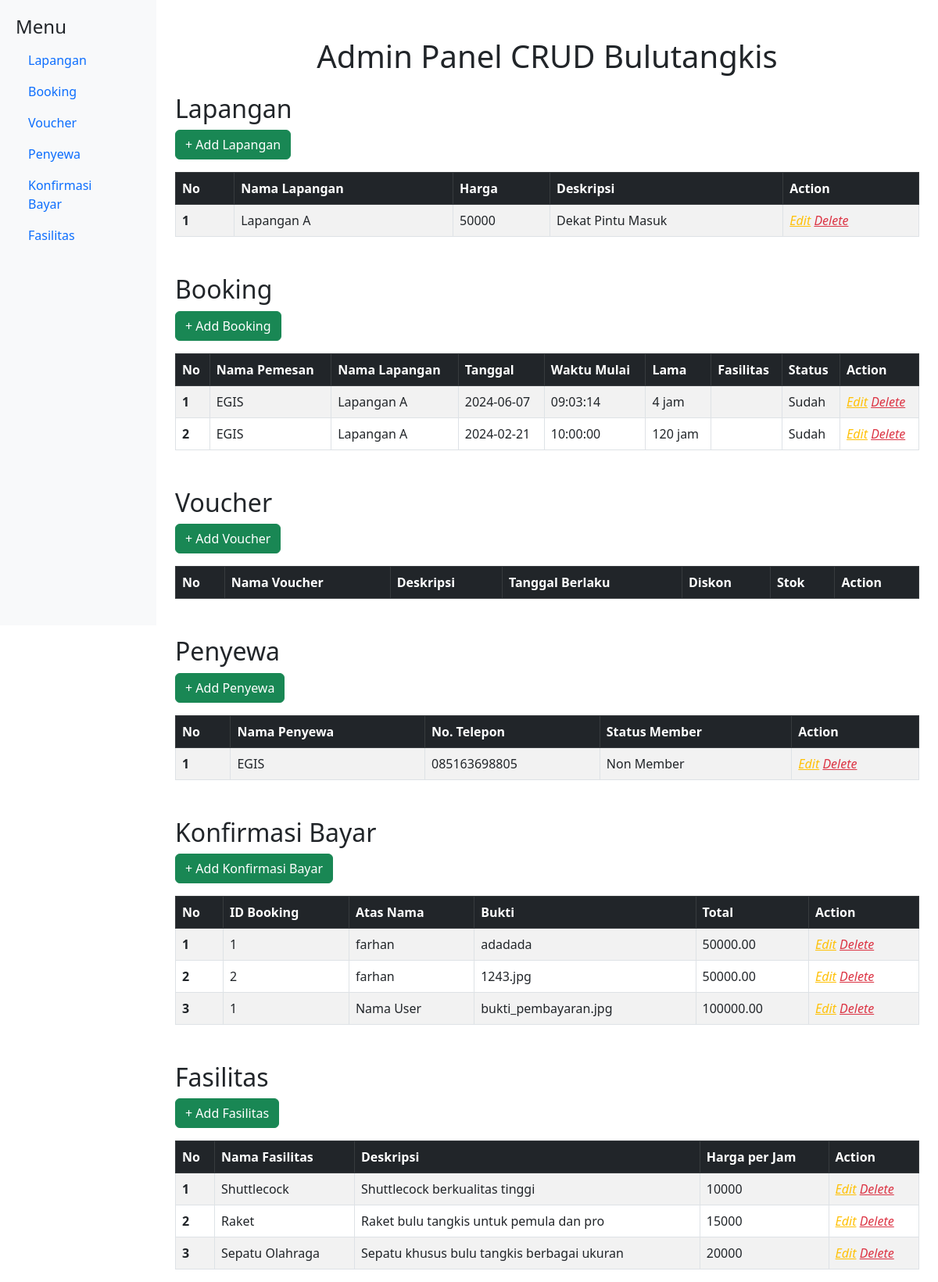
/evolve/Admin/admin.php, run on the app's committed database.
### tables this page shows
CREATE TABLE `lapangan` (
  `id_lapangan` int(11) NOT NULL,
  `nama_lapangan` varchar(255) NOT NULL,
  `harga_lapangan` int(11) DEFAULT NULL,
  `deskripsi_lapangan` varchar(255) NOT NULL
);

CREATE TABLE `booking` (
  `id_booking` int(11) NOT NULL,
  `tanggal_booking` date DEFAULT NULL,
  `jam_booking` time DEFAULT NULL,
  `id_penyewa` int(11) DEFAULT NULL,
  `id_lapangan` int(11) DEFAULT NULL,
  `id_voucher` int(11) DEFAULT NULL,
  `id_fasilitas` int(10) DEFAULT NULL,
  `tanggal_main` date DEFAULT NULL,
  `jam_mulai` time DEFAULT NULL,
  `lama` int(11) DEFAULT NULL,
  `status_pembayaran` varchar(255) DEFAULT 'Belum'
);

CREATE TABLE `penyewa` (
  `id_penyewa` int(10) NOT NULL,
  `nama_penyewa` varchar(255) NOT NULL,
  `no_telepon_penyewa` varchar(255) NOT NULL,
  `status_member` enum('Member','Non Member') NOT NULL
);

CREATE TABLE `konfirmasi_bayar` (
  `id_konfirmasi` int(11) NOT NULL,
  `id_booking` int(11) DEFAULT NULL,
  `atas_nama` varchar(100) DEFAULT NULL,
  `bukti` text DEFAULT NULL,
  `total` decimal(10,2) DEFAULT NULL
);

CREATE TABLE `extra_fasilitas` (
  `id_fasilitas` int(11) NOT NULL,
  `nama_fasilitas` varchar(255) NOT NULL,
  `deskripsi_fasilitas` varchar(255) NOT NULL,
  `harga_per_jam` int(11) DEFAULT NULL
);

### evolve/Admin/admin.php (the view, shortened to what the rows shown need)
<?php
include('../function.php');
$listLapangan = readLapangan($conn);
$listBooking = readBooking($conn);
$listPenyewa = readPenyewa($conn);
$listKonfirmasi = readKonfirmasi($conn);
$listExtraFasilitas = readExtraFasilitas($conn);
?>
<!DOCTYPE html>
<html lang="en">
<head>
    <link href="https://cdn.jsdelivr.net/npm/bootstrap@5.3.0-alpha1/dist/css/bootstrap.min.css" rel="stylesheet">
</head>
<body>
    <div class="container-fluid">
        <div class="row">
            <div class="col-10">
                <div class="container mt-5">
                    <h1 class="text-center mb-4">Admin Panel CRUD Bulutangkis</h1>
                    <section id="lapangan">
                        <h2>Lapangan</h2>
                        <table class="table table-bordered table-striped table-hover">
                            <thead class="table-dark">
                                <tr>
                                    <th scope="col">No</th>
                                    <th scope="col">Nama Lapangan</th>
                                    <th scope="col">Harga</th>
                                    <th scope="col">Deskripsi</th>
                                    <th scope="col">Action</th>
                                </tr>
                            </thead>
                            <tbody>
                                <?php
                                $nomor_baris = 1;
                                foreach($listLapangan as $lapangan){
                                ?>
                                <tr>
                                    <th scope="row"><?= $nomor_baris ?></th>
                                    <td><?= $lapangan['nama_lapangan'] ?></td>
                                    <td><?= $lapangan['harga_lapangan'] ?></td>
                                    <td><?= $lapangan['deskripsi_lapangan'] ?></td>
                                    <td>
                                        <a href="updateLapangan.php?id_lapangan=<?= $lapangan['id_lapangan'] ?>"
                                            class="link-warning"><i class="bi bi-pencil-square">Edit</i></a>
                                        <a href="deleteLapangan.php?id=<?= $lapangan['id_lapangan'] ?>"
                                            onclick="return confirm('Yakin Hapus?')" class="link-danger"><i
                                                class="bi bi-trash3">Delete</i></a>
                                    </td>
                                </tr>
                                <?php
                                $nomor_baris++;
                                }
                                ?>
                            </tbody>
                        </table>
                    </section>
                    <section id="booking" class="mt-5">
                        <h2>Booking</h2>
                        <table class="table table-bordered table-striped table-hover">
                            <thead class="table-dark">
                                <tr>
                                    <th scope="col">No</th>
                                    <th scope="col">Nama Pemesan</th>
                                    <th scope="col">Nama Lapangan</th>
                                    <th scope="col">Tanggal</th>
                                    <th scope="col">Waktu Mulai</th>
                                    <th scope="col">Lama</th>
                                    <th scope="col">Fasilitas</th>
                                    <th scope="col">Status</th>
                                    <th scope="col">Action</th>
                                </tr>
                            </thead>
                            <tbody>
                                <?php
            $nomor_baris = 1;
            foreach($listBooking as $booking){
            ?>
                                <tr>
                                    <th scope="row"><?= $nomor_baris ?></th>
                                    <td><?= $booking['nama_pemesan'] ?></td>
                                    <td><?= $booking['nama_lapangan'] ?></td>
                                    <td><?= $booking['tanggal_main'] ?></td>
                                    <td><?= $booking['jam_mulai'] ?></td>
                                    <td><?= $booking['lama'] ?> jam</td>
                                    <td><?= $booking['nama_fasilitas'] ?></td>
                                    <td><?= $booking['status_pembayaran'] ?></td>
                                    <td>
                                        <a href="updateBooking.php?id_booking=<?= $booking['id_booking'] ?>"
                                            class="link-warning"><i class="bi bi-pencil-square">Edit</i></a>
                                        <a href="deleteBooking.php?id=<?= $booking['id_booking'] ?>"
                                            onclick="return confirm('Yakin Hapus?')" class="link-danger"><i
                                                class="bi bi-trash3">Delete</i></a>
                                    </td>
                                </tr>
                                <?php
                                $nomor_baris++;
                                }
                                ?>
                            </tbody>
                        </table>
                    </section>
                    <section id="voucher" class="mt-5">
                        <h2>Voucher</h2>
                        <table class="table table-bordered table-striped table-hover">
                            <thead class="table-dark">
                                <tr>
                                    <th scope="col">No</th>
                                    <th scope="col">Nama Voucher</th>
                                    <th scope="col">Deskripsi</th>
                                    <th scope="col">Tanggal Berlaku</th>
                                    <th scope="col">Diskon</th>
                                    <th scope="col">Stok</th>
                                    <th scope="col">Action</th>
                                </tr>
                            </thead>
                        </table>
                    </section>
                    <section id="penyewa" class="mt-5">
                        <h2>Penyewa</h2>
                        <table class="table table-bordered table-striped table-hover">
                            <thead class="table-dark">
                                <tr>
                                    <th scope="col">No</th>
                                    <th scope="col">Nama Penyewa</th>
                                    <th scope="col">No. Telepon</th>
                                    <th scope="col">Status Member</th>
                                    <th scope="col">Action</th>
                                </tr>
                            </thead>
                            <tbody>
                                <?php
                                $nomor_baris = 1;
                                foreach($listPenyewa as $penyewa){
                                ?>
                                <tr>
                                    <th scope="row"><?= $nomor_baris ?></th>
                                    <td><?= $penyewa['nama_penyewa'] ?></td>
                                    <td><?= $penyewa['no_telepon_penyewa'] ?></td>
                                    <td><?= $penyewa['status_member'] ?></td>
                                    <td>
                                        <a href="updatePenyewa.php?id_penyewa=<?= $penyewa['id_penyewa'] ?>"
                                            class="link-warning"><i class="bi bi-pencil-square">Edit</i></a>
                                        <a href="deletePenyewa.php?id=<?= $penyewa['id_penyewa'] ?>"
                                            onclick="return confirm('Yakin Hapus?')" class="link-danger"><i
                                                class="bi bi-trash3">Delete</i></a>
                                    </td>
                                </tr>
                                <?php
                                $nomor_baris++;
                                }
                                ?>
                            </tbody>
                        </table>
                    </section>
                    <section id="konfirmasi" class="mt-5">
                        <h2>Konfirmasi Bayar</h2>
                        <table class="table table-bordered table-striped table-hover">
                            <thead class="table-dark">
                                <tr>
                                    <th scope="col">No</th>
                                    <th scope="col">ID Booking</th>
                                    <th scope="col">Atas Nama</th>
                                    <th scope="col">Bukti</th>
                                    <th scope="col">Total</th>
                                    <th scope="col">Action</th>
                                </tr>
                            </thead>
                            <tbody>
                                <?php
                                $nomor_baris = 1;
                                foreach($listKonfirmasi as $konfirmasi){
                                ?>
                                <tr>
                                    <th scope="row"><?= $nomor_baris ?></th>
                                    <td><?= $konfirmasi['id_booking'] ?></td>
                                    <td><?= $konfirmasi['atas_nama'] ?></td>
                                    <td><?= $konfirmasi['bukti'] ?></td>
                                    <td><?= $konfirmasi['total'] ?></td>
                                    <td>
                                        <a href="updateKonfirmasiBayar.php?id_konfirmasi=<?= $konfirmasi['id_konfirmasi'] ?>"
                                            class="link-warning"><i class="bi bi-pencil-square">Edit</i></a>
                                        <a href="deleteKonfirmasiBayar.php?id=<?= $konfirmasi['id_konfirmasi'] ?>"
                                            onclick="return confirm('Yakin Hapus?')" class="link-danger"><i
                                                class="bi bi-trash3">Delete</i></a>
                                    </td>
                                </tr>
                                <?php
                                $nomor_baris++;
                                }
                                ?>
                            </tbody>
                        </table>
                    </section>
                    <section id="fasilitas" class="mt-5">
                        <h2>Fasilitas</h2>
                        <table class="table table-bordered table-striped table-hover">
                            <thead class="table-dark">
                                <tr>
                                    <th scope="col">No</th>
                                    <th scope="col">Nama Fasilitas</th>
                                    <th scope="col">Deskripsi</th>
                                    <th scope="col">Harga per Jam</th>
                                    <th scope="col">Action</th>
                                </tr>
                            </thead>
                            <tbody>
                                <?php
                                $nomor_baris = 1;
                                foreach($listExtraFasilitas as $fasilitas){
                                ?>
                                <tr>
                                    <th scope="row"><?= $nomor_baris ?></th>
                                    <td><?= $fasilitas['nama_fasilitas'] ?></td>
                                    <td><?= $fasilitas['deskripsi_fasilitas'] ?></td>
                                    <td><?= $fasilitas['harga_per_jam'] ?></td>
                                    <td>
                                        <a href="updateExtraFasilitas.php?id_fasilitas=<?= $fasilitas['id_fasilitas'] ?>"
                                            class="link-warning"><i class="bi bi-pencil-square">Edit</i></a>
                                        <a href="deleteExtraFasilitas.php?id=<?= $fasilitas['id_fasilitas'] ?>"
                                            onclick="return confirm('Yakin Hapus?')" class="link-danger"><i
                                                class="bi bi-trash3">Delete</i></a>
                                    </td>
                                </tr>
                                <?php
                                $nomor_baris++;
                                }
                                ?>
                            </tbody>
                        </table>
                    </section>
                </div>
            </div>
        </div>
    </div>
</body>
</html>

### data on the page
lapangan: nama_lapangan "Lapangan A", harga_lapangan "50000", deskripsi_lapangan "Dekat Pintu Masuk"
booking: id_penyewa.nama_penyewa "EGIS", id_lapangan.nama_lapangan "Lapangan A", tanggal_main "2024-06-07", jam_mulai "09:03:14", lama "4", status_pembayaran "Sudah"
booking: id_penyewa.nama_penyewa "EGIS", id_lapangan.nama_lapangan "Lapangan A", tanggal_main "2024-02-21", jam_mulai "10:00:00", lama "120", status_pembayaran "Sudah"
penyewa: nama_penyewa "EGIS", no_telepon_penyewa "085163698805", status_member "Non Member"
konfirmasi_bayar: id_booking "1", atas_nama "farhan", bukti "adadada", total "50000.00"
konfirmasi_bayar: id_booking "2", atas_nama "farhan", bukti "1243.jpg", total "50000.00"
konfirmasi_bayar: id_booking "1", atas_nama "Nama User", bukti "bukti_pembayaran.jpg", total "100000.00"
extra_fasilitas: nama_fasilitas "Shuttlecock", deskripsi_fasilitas "Shuttlecock berkualitas tinggi", harga_per_jam "10000"
extra_fasilitas: nama_fasilitas "Raket", deskripsi_fasilitas "Raket bulu tangkis untuk pemula dan pro", harga_per_jam "15000"
extra_fasilitas: nama_fasilitas "Sepatu Olahraga", deskripsi_fasilitas "Sepatu khusus bulu tangkis berbagai ukuran", harga_per_jam "20000"
